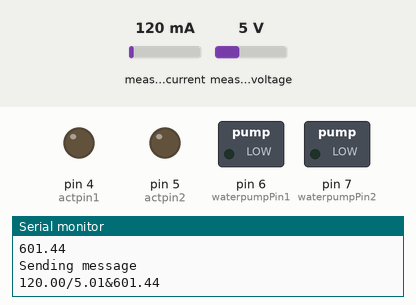
Recording of a sketch running on a simulated Arduino Uno, built with avr-gcc and run on an emulated ATmega328P. Shown: switched loads named in the sketch (green lamp = pin HIGH), output pins drawn as LEDs (lit = HIGH), the last lines printed to the serial monitor. The inputs (shaded band) are chosen by the test bench; at power-on: measured current 120 mA, measured voltage 5 V. No radio packets arrive unless stated.

Above: at 1.2 s.
1.3 s: measured current set to 22 mA
2.8 s: measured current set to 17 mA
6.3 s: measured current set to 0 mA
At 9.6 s:
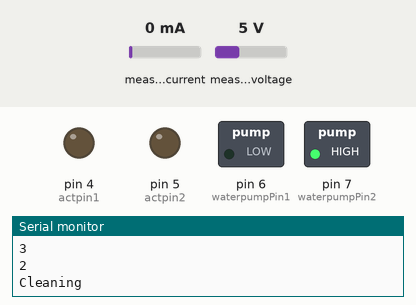
At 20.0 s:
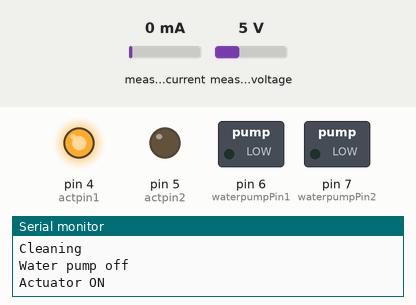
Timing chart, 0 to 40.3 s (numbered marks = the images above; inputs shaded):
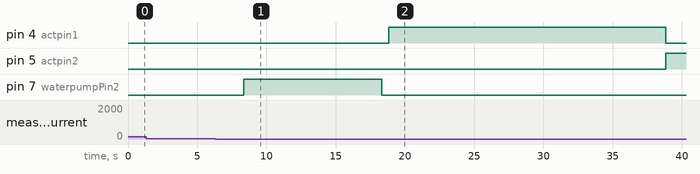

The sketch:

Transmitter.ino
```cpp
#include <SPI.h>
#include <LoRa.h>
#include <Wire.h>
#include <Adafruit_INA219.h>

//Define all Pins that are used

#define actpin1 4 //Actuator Pin positive
#define actpin2 5 //Actuator Pin negative
#define waterpumpPin1 6 //Waterpump pin +ve
#define waterpumpPin2 7 //Waterpump pin -ve

Adafruit_INA219 ina219; //Initialize INA219 module. (Current and Voltage Sensor)


int counter = 0; // Just to count
void setup()
{
 //Initialize all Pins
 pinMode (actpin1, OUTPUT);
 pinMode (actpin2, OUTPUT);
 pinMode (waterpumpPin1, OUTPUT);
 pinMode (waterpumpPin2, OUTPUT);

 //Insert values for all pins, to ensure all devices are turned off
 digitalWrite(actpin1, LOW);
 digitalWrite(actpin2, LOW);
 digitalWrite(waterpumpPin1, LOW);
 digitalWrite(waterpumpPin2, LOW);

  Serial.begin(9600); //To display outputs in Serial monitor(Frequency)
  Serial.println("LoRa Sender");
  if (!LoRa.begin(433E6)) //To initialize location of Lora, 433E6 = Asia
  {
    Serial.println("Starting LoRa failed!"); //If LoRA fail to start, nnti dia loop, until it can be started
    while(1);
  }
  LoRa.setSyncWord(0xF3); //Initialize LoRA password, to ensure same as receiver


  if (! ina219.begin()) { //If INA219 cant be started
    Serial.println("Failed to find INA219 chip"); //Loops until INA219 starts
    while (1) { delay(10); }
  }

  ina219.setCalibration_16V_400mA(); //Set INA219 calibration. , The bigger the range, lower the accuracy

  Serial.println("Measuring voltage and current with INA219 ...");

}


void loop()
{
  float shuntvoltage = 0;
  float busvoltage = 0;
  float Current = 0;
  float loadvoltage = 0;
  float power_mW = 0;
  float power = 0;


  //TO GET VALUES OF LOAD
  shuntvoltage = ina219.getShuntVoltage_mV(); //call function to find shunt voltage
  busvoltage = ina219.getBusVoltage_V(); //call function to find bus voltage
  Current = ina219.getCurrent_mA(); //call function to find current
  power_mW = ina219.getPower_mW(); //call function to find power
  loadvoltage = busvoltage + (shuntvoltage / 1000); //Voltage equation for the real voltage of the load.

  power = loadvoltage * Current; // To validate the power obtained by INA219

  if (Current < 0){ //To ensure current is positive, kadang2 INA219 send negative value
  Current = 0;
  }

  //TO PRINT OBTAINED VALUES IN SERIAL MONITOR
  Serial.println(Current);
  Serial.println(loadvoltage);
  Serial.println(power);

  //String is sentence which can contain numericals and letters combined
  //To declare a variable (String) containing all readings of load.
  String msg = String(Current) + "/" + String(loadvoltage) + "&" + String(power) ;

  //To notify Lora send message
  Serial.println("Sending message ");
  Serial.println(msg);

  //To send the string
  LoRa.beginPacket(); //masuk kotak
  LoRa.print(msg); //Ensure barang betul dalam kotak
  LoRa.endPacket(); //Ensure barang sampai kat rumah customer

  // FIRST TIME DETECTION
  if (Current < 20){ //when current less than 20mA
        Serial.println("Current less than 20mA detected");
        delay(1000);
        Serial.println("5");
        delay(1000);
        Serial.println("4");
        delay(1000);
        Serial.println("3");
        delay(1000);
        Serial.println("2");
        delay(1000);

        // Get 2nd reading, to ensure current is really2 below 20mA
        shuntvoltage = ina219.getShuntVoltage_mV();
        busvoltage = ina219.getBusVoltage_V();
        Current = ina219.getCurrent_mA();
        power_mW = ina219.getPower_mW();
        loadvoltage = busvoltage + (shuntvoltage / 1000);

        power = loadvoltage * Current; //p=iv

        if (Current < 20){ //Cleaning start

        Serial.println("Cleaning");

        //To turn on water pumps
        analogWrite(waterpumpPin1, 0); //0 until 255, value of PWM
        analogWrite(waterpumpPin2, 200); //PWM to control power

        delay(10000); //delay to control water pump ON time

        Serial.println("Water pump off");
        digitalWrite(waterpumpPin1, LOW);
        digitalWrite(waterpumpPin2, LOW);
        delay(500);

        Serial.println("Actuator ON");
        digitalWrite(actpin1, HIGH);
        digitalWrite(actpin2, LOW);
        delay(20000);
        Serial.println("Actuator reverse");
        digitalWrite(actpin1, LOW);
        digitalWrite(actpin2, HIGH);
        delay(20000);

        Serial.println("Actuator off");
        digitalWrite(actpin1, LOW);
        digitalWrite(actpin2, LOW);

        //Turn on balik waterpump 2nd time
        analogWrite(waterpumpPin1, 0);
        analogWrite(waterpumpPin2, 200);

        delay(10000); //delay to control water pump ON time

        Serial.println("Water pump off");
        digitalWrite(waterpumpPin1, LOW);
        digitalWrite(waterpumpPin2, LOW);
        delay(500);

        Serial.println("Actuator ON");
        digitalWrite(actpin1, HIGH);
        digitalWrite(actpin2, LOW);
        delay(20000);

        Serial.println("Actuator reverse");
        digitalWrite(actpin1, LOW);
        digitalWrite(actpin2, HIGH);
        delay(20000);

        Serial.println("Actuator off");
        digitalWrite(actpin1, LOW);
        digitalWrite(actpin2, LOW);


    }}

  delay(1000);
}
```
